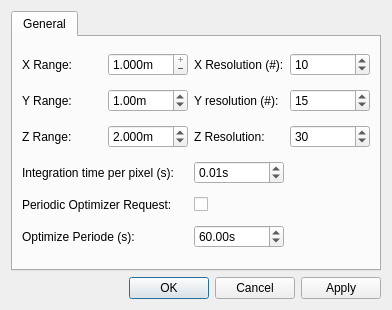
<?xml version="1.0" encoding="UTF-8"?>
<ui version="4.0">
 <class>SettingsDialog</class>
 <widget class="QDialog" name="SettingsDialog">
  <property name="geometry">
   <rect>
    <x>0</x>
    <y>0</y>
    <width>392</width>
    <height>310</height>
   </rect>
  </property>
  <property name="sizePolicy">
   <sizepolicy hsizetype="Preferred" vsizetype="Preferred">
    <horstretch>0</horstretch>
    <verstretch>0</verstretch>
   </sizepolicy>
  </property>
  <property name="windowTitle">
   <string>qudi: Optimizer - Settings</string>
  </property>
  <layout class="QVBoxLayout" name="verticalLayout">
   <item>
    <widget class="QTabWidget" name="settings_tabWidget">
     <property name="currentIndex">
      <number>0</number>
     </property>
     <widget class="QWidget" name="tab_1">
      <attribute name="title">
       <string>General</string>
      </attribute>
      <layout class="QGridLayout" name="gridLayout">
       <item row="1" column="3">
        <widget class="QSpinBox" name="y_optimizer_res_SpinBox">
         <property name="maximum">
          <number>1000</number>
         </property>
         <property name="value">
          <number>15</number>
         </property>
        </widget>
       </item>
       <item row="2" column="2">
        <widget class="QLabel" name="z_res_label">
         <property name="text">
          <string>Z Resolution:</string>
         </property>
        </widget>
       </item>
       <item row="0" column="2">
        <widget class="QLabel" name="xy_res_label">
         <property name="text">
          <string>X Resolution (#):</string>
         </property>
        </widget>
       </item>
       <item row="0" column="1">
        <widget class="ScienDSpinBox" name="x_optimizer_range_DoubleSpinBox">
         <property name="toolTip">
          <string>&lt;html&gt;&lt;head/&gt;&lt;body&gt;&lt;p&gt;&lt;span style=&quot; font-size:10pt;&quot;&gt;Scan range of the optimizer in the xy area.&lt;/span&gt;&lt;/p&gt;&lt;/body&gt;&lt;/html&gt;</string>
         </property>
         <property name="buttonSymbols">
          <enum>QAbstractSpinBox::PlusMinus</enum>
         </property>
         <property name="specialValueText">
          <string/>
         </property>
         <property name="suffix">
          <string>m</string>
         </property>
         <property name="decimals">
          <number>3</number>
         </property>
         <property name="maximum">
          <double>1.000000000000000</double>
         </property>
         <property name="singleStep">
          <double>0.000001000000000</double>
         </property>
         <property name="value">
          <double>1.000000000000000</double>
         </property>
        </widget>
       </item>
       <item row="0" column="0">
        <widget class="QLabel" name="xy_range_label">
         <property name="toolTip">
          <string>&lt;html&gt;&lt;head/&gt;&lt;body&gt;&lt;p&gt;&lt;br/&gt;&lt;/p&gt;&lt;/body&gt;&lt;/html&gt;</string>
         </property>
         <property name="text">
          <string>X Range:</string>
         </property>
        </widget>
       </item>
       <item row="1" column="1">
        <widget class="QDoubleSpinBox" name="y_optimizer_range_DoubleSpinBox">
         <property name="suffix">
          <string>m</string>
         </property>
         <property name="singleStep">
          <double>0.000001000000000</double>
         </property>
         <property name="value">
          <double>1.000000000000000</double>
         </property>
        </widget>
       </item>
       <item row="2" column="3">
        <widget class="QSpinBox" name="z_optimizer_res_SpinBox">
         <property name="toolTip">
          <string>&lt;html&gt;&lt;head/&gt;&lt;body&gt;&lt;p&gt;&lt;span style=&quot; font-size:10pt;&quot;&gt;Specify the distance between two subsequent scanned points for optimizer z scan.&lt;/span&gt;&lt;/p&gt;&lt;/body&gt;&lt;/html&gt;</string>
         </property>
         <property name="minimum">
          <number>1</number>
         </property>
         <property name="value">
          <number>30</number>
         </property>
        </widget>
       </item>
       <item row="2" column="1">
        <widget class="ScienDSpinBox" name="z_optimizer_range_DoubleSpinBox">
         <property name="toolTip">
          <string>&lt;html&gt;&lt;head/&gt;&lt;body&gt;&lt;p&gt;&lt;span style=&quot; font-size:10pt;&quot;&gt;Scan range of the optimizer in the z direction.&lt;/span&gt;&lt;/p&gt;&lt;/body&gt;&lt;/html&gt;</string>
         </property>
         <property name="suffix">
          <string>m</string>
         </property>
         <property name="decimals">
          <number>3</number>
         </property>
         <property name="maximum">
          <double>5.000000000000000</double>
         </property>
         <property name="singleStep">
          <double>0.010000000000000</double>
         </property>
         <property name="value">
          <double>2.000000000000000</double>
         </property>
        </widget>
       </item>
       <item row="0" column="3">
        <widget class="QSpinBox" name="x_optimizer_res_SpinBox">
         <property name="toolTip">
          <string>&lt;html&gt;&lt;head/&gt;&lt;body&gt;&lt;p&gt;&lt;span style=&quot; font-size:10pt;&quot;&gt;Specify the distance between two subsequent scanned points for optimizer in xy scan.&lt;/span&gt;&lt;/p&gt;&lt;/body&gt;&lt;/html&gt;</string>
         </property>
         <property name="minimum">
          <number>1</number>
         </property>
         <property name="maximum">
          <number>1000</number>
         </property>
         <property name="value">
          <number>10</number>
         </property>
        </widget>
       </item>
       <item row="2" column="0">
        <widget class="QLabel" name="z_range_label">
         <property name="text">
          <string>Z Range:</string>
         </property>
        </widget>
       </item>
       <item row="1" column="2">
        <widget class="QLabel" name="label_2">
         <property name="text">
          <string>Y resolution (#):</string>
         </property>
        </widget>
       </item>
       <item row="1" column="0">
        <widget class="QLabel" name="label">
         <property name="text">
          <string>Y Range:</string>
         </property>
        </widget>
       </item>
       <item row="3" column="2">
        <widget class="QDoubleSpinBox" name="optimizer_int_time_DoubleSpinBox">
         <property name="suffix">
          <string>s</string>
         </property>
         <property name="value">
          <double>0.010000000000000</double>
         </property>
        </widget>
       </item>
       <item row="3" column="0" colspan="2">
        <widget class="QLabel" name="count_freq_label">
         <property name="toolTip">
          <string>Frequency at which the scan pixels are acquired.</string>
         </property>
         <property name="text">
          <string>Integration time per pixel (s):</string>
         </property>
        </widget>
       </item>
       <item row="4" column="2">
        <widget class="QCheckBox" name="optimizer_request_CheckBox">
         <property name="text">
          <string/>
         </property>
        </widget>
       </item>
       <item row="4" column="0" colspan="2">
        <widget class="QLabel" name="label_3">
         <property name="text">
          <string>Periodic Optimizer Request:</string>
         </property>
        </widget>
       </item>
       <item row="5" column="2">
        <widget class="QDoubleSpinBox" name="optimizer_period_DoubleSpinBox">
         <property name="toolTip">
          <string>If Periodic Optimizer Request is set, then the sensor will be optimized as soon as possible after the specified optimization period.</string>
         </property>
         <property name="suffix">
          <string>s</string>
         </property>
         <property name="maximum">
          <double>1000.000000000000000</double>
         </property>
         <property name="value">
          <double>60.000000000000000</double>
         </property>
        </widget>
       </item>
       <item row="5" column="0" colspan="2">
        <widget class="QLabel" name="label_4">
         <property name="toolTip">
          <string>If Periodic Optimizer Request is set, then the sensor will be optimized as soon as possible after the specified optimization period.</string>
         </property>
         <property name="text">
          <string>Optimize Periode (s):</string>
         </property>
        </widget>
       </item>
      </layout>
     </widget>
    </widget>
   </item>
   <item>
    <widget class="QDialogButtonBox" name="buttonBox">
     <property name="locale">
      <locale language="English" country="UnitedStates"/>
     </property>
     <property name="orientation">
      <enum>Qt::Horizontal</enum>
     </property>
     <property name="standardButtons">
      <set>QDialogButtonBox::Apply|QDialogButtonBox::Cancel|QDialogButtonBox::Ok</set>
     </property>
     <property name="centerButtons">
      <bool>false</bool>
     </property>
    </widget>
   </item>
  </layout>
 </widget>
 <customwidgets>
  <customwidget>
   <class>ScienDSpinBox</class>
   <extends>QDoubleSpinBox</extends>
   <header>qtwidgets.scientific_spinbox.h</header>
  </customwidget>
 </customwidgets>
 <tabstops>
  <tabstop>buttonBox</tabstop>
 </tabstops>
 <resources/>
 <connections>
  <connection>
   <sender>buttonBox</sender>
   <signal>accepted()</signal>
   <receiver>SettingsDialog</receiver>
   <slot>accept()</slot>
   <hints>
    <hint type="sourcelabel">
     <x>257</x>
     <y>224</y>
    </hint>
    <hint type="destinationlabel">
     <x>157</x>
     <y>274</y>
    </hint>
   </hints>
  </connection>
  <connection>
   <sender>buttonBox</sender>
   <signal>rejected()</signal>
   <receiver>SettingsDialog</receiver>
   <slot>reject()</slot>
   <hints>
    <hint type="sourcelabel">
     <x>325</x>
     <y>224</y>
    </hint>
    <hint type="destinationlabel">
     <x>286</x>
     <y>274</y>
    </hint>
   </hints>
  </connection>
 </connections>
</ui>
